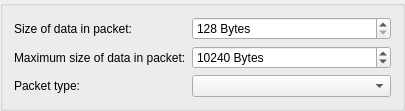
<?xml version="1.0" encoding="UTF-8"?>
<ui version="4.0">
 <class>InBandOptionsClass</class>
 <widget class="QWidget" name="InBandOptionsClass">
  <property name="geometry">
   <rect>
    <x>0</x>
    <y>0</y>
    <width>405</width>
    <height>98</height>
   </rect>
  </property>
  <layout class="QVBoxLayout" name="verticalLayout">
   <property name="margin">
    <number>0</number>
   </property>
   <item>
    <widget class="QGroupBox" name="grbSettings">
     <layout class="QFormLayout" name="formLayout">
      <item row="0" column="0">
       <widget class="QLabel" name="lblBlockSize">
        <property name="text">
         <string>Size of data in packet:</string>
        </property>
        <property name="textFormat">
         <enum>Qt::PlainText</enum>
        </property>
        <property name="buddy">
         <cstring>spbBlockSize</cstring>
        </property>
       </widget>
      </item>
      <item row="0" column="1">
       <layout class="QHBoxLayout" name="horizontalLayout">
        <item>
         <widget class="QSpinBox" name="spbBlockSize">
          <property name="sizePolicy">
           <sizepolicy hsizetype="Expanding" vsizetype="Fixed">
            <horstretch>0</horstretch>
            <verstretch>0</verstretch>
           </sizepolicy>
          </property>
          <property name="suffix">
           <string> Bytes</string>
          </property>
          <property name="minimum">
           <number>128</number>
          </property>
          <property name="maximum">
           <number>10240</number>
          </property>
          <property name="singleStep">
           <number>32</number>
          </property>
         </widget>
        </item>
       </layout>
      </item>
      <item row="1" column="0">
       <widget class="QLabel" name="lblMaxBlockSize">
        <property name="text">
         <string>Maximum size of data in packet:</string>
        </property>
        <property name="textFormat">
         <enum>Qt::PlainText</enum>
        </property>
        <property name="buddy">
         <cstring>spbMaxBlockSize</cstring>
        </property>
       </widget>
      </item>
      <item row="1" column="1">
       <layout class="QHBoxLayout" name="horizontalLayout_2">
        <item>
         <widget class="QSpinBox" name="spbMaxBlockSize">
          <property name="sizePolicy">
           <sizepolicy hsizetype="Expanding" vsizetype="Fixed">
            <horstretch>0</horstretch>
            <verstretch>0</verstretch>
           </sizepolicy>
          </property>
          <property name="suffix">
           <string> Bytes</string>
          </property>
          <property name="minimum">
           <number>4096</number>
          </property>
          <property name="maximum">
           <number>102400</number>
          </property>
          <property name="singleStep">
           <number>32</number>
          </property>
          <property name="value">
           <number>10240</number>
          </property>
         </widget>
        </item>
       </layout>
      </item>
      <item row="2" column="0">
       <widget class="QLabel" name="lblStanzaType">
        <property name="text">
         <string>Packet type:</string>
        </property>
        <property name="textFormat">
         <enum>Qt::PlainText</enum>
        </property>
        <property name="buddy">
         <cstring>cmbStanzaType</cstring>
        </property>
       </widget>
      </item>
      <item row="2" column="1">
       <widget class="QComboBox" name="cmbStanzaType">
        <property name="sizePolicy">
         <sizepolicy hsizetype="Expanding" vsizetype="Fixed">
          <horstretch>0</horstretch>
          <verstretch>0</verstretch>
         </sizepolicy>
        </property>
       </widget>
      </item>
     </layout>
    </widget>
   </item>
  </layout>
 </widget>
 <layoutdefault spacing="6" margin="11"/>
 <resources/>
 <connections/>
</ui>
